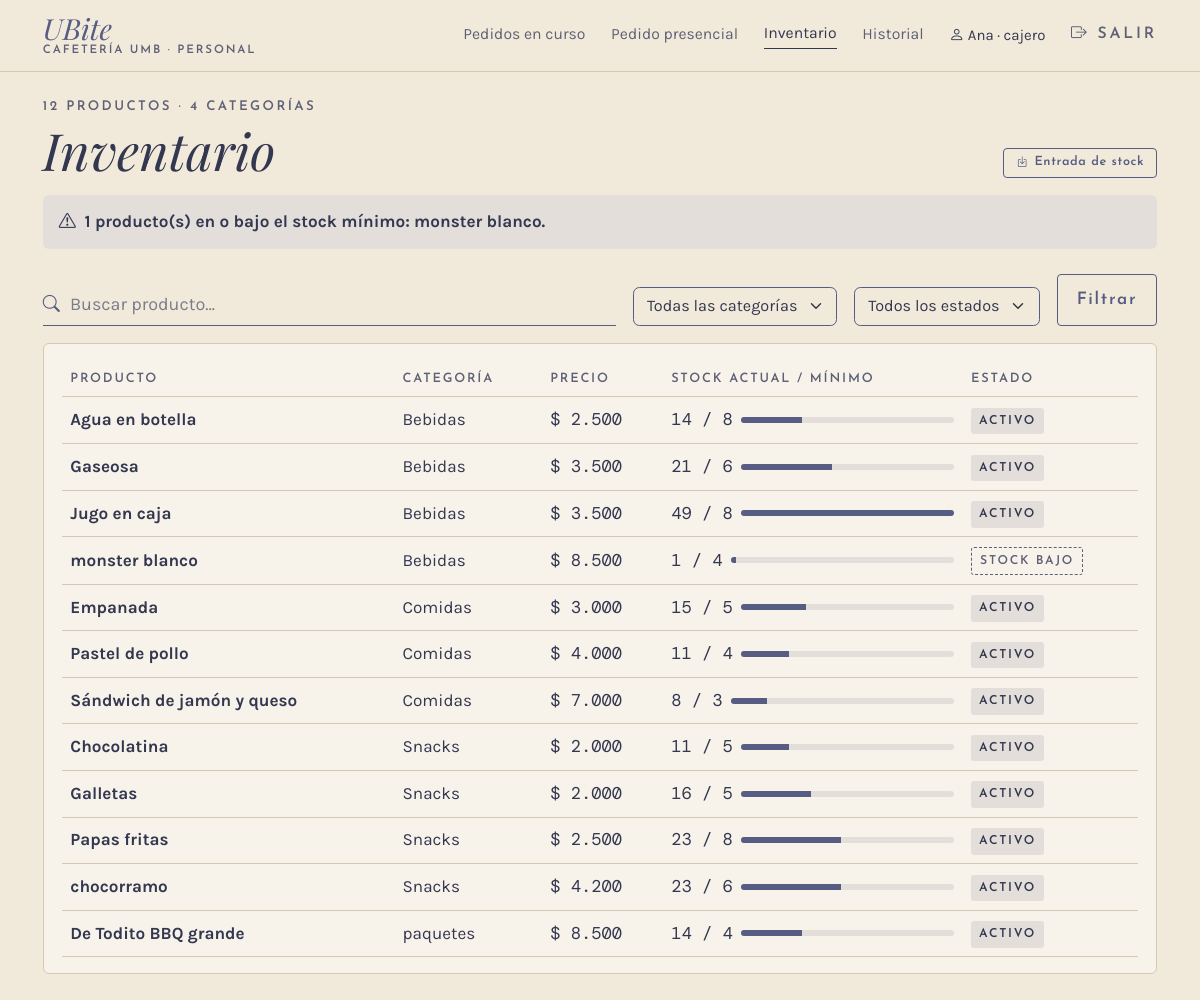
Page /inventario/ (signed in) on the earlier database version.
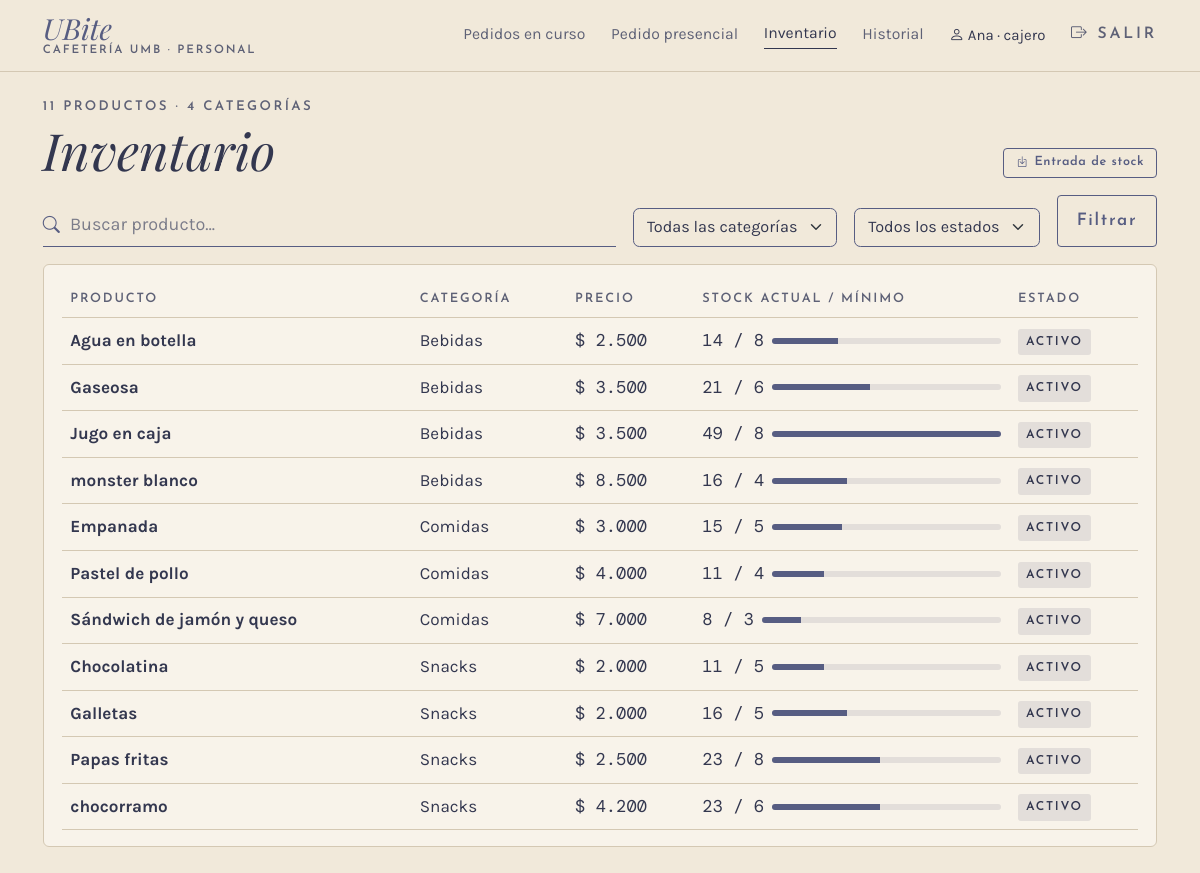
Same page on the later database version.
### app/models.py (models this page shows, shortened)
class Usuario(UserMixin, db.Model):
    __tablename__ = "usuario"
    __table_args__ = (
        db.CheckConstraint("rol IN ('cajero', 'administrador')", name="ck_usuario_rol"),
    )
    id_usuario = db.Column(db.Integer, primary_key=True, autoincrement=True)
    nombre = db.Column(db.Text, nullable=False)
    rol = db.Column(db.Text, nullable=False)
    username = db.Column(db.Text, nullable=False, unique=True)
    password_hash = db.Column(db.Text, nullable=False)
    activo = db.Column(db.Boolean, nullable=False, default=True)
    @property
    def is_active(self):
        return bool(self.activo)

class Producto(db.Model):
    __tablename__ = "producto"
    __table_args__ = (
        db.CheckConstraint("precio > 0", name="ck_producto_precio"),
        db.CheckConstraint("stock_actual >= 0", name="ck_producto_stock"),
        db.CheckConstraint("stock_minimo >= 0", name="ck_producto_minimo"),
    )
    id_producto = db.Column(db.Integer, primary_key=True, autoincrement=True)
    nombre = db.Column(db.Text, nullable=False)
    descripcion = db.Column(db.Text)
    precio = db.Column(db.Float, nullable=False)
    stock_actual = db.Column(db.Integer, nullable=False, default=0)
    stock_minimo = db.Column(db.Integer, nullable=False, default=0)
    activo = db.Column(db.Boolean, nullable=False, default=True)
    id_categoria = db.Column(db.Integer, db.ForeignKey("categoria.id_categoria"), nullable=False)
    categoria = db.relationship("Categoria", back_populates="productos")

class Categoria(db.Model):
    __tablename__ = "categoria"
    id_categoria = db.Column(db.Integer, primary_key=True, autoincrement=True)
    nombre = db.Column(db.Text, nullable=False, unique=True)
    productos = db.relationship("Producto", back_populates="categoria", lazy=True)

### app/routes/inventario.py (the view)
@bp.route("/")
@rol_requerido("cajero", "administrador")
def lista():
    filtros = {"buscar": request.args.get("buscar", "")[:60],
               "categoria": request.args.get("categoria", ""),
               "estado": request.args.get("estado", "")}
    todos = gestion.inventario()
    productos = gestion.inventario(**filtros) if any(filtros.values()) else todos
    bajos = [p for p in todos if p.activo and p.stock_actual <= p.stock_minimo]
    return render_template("inventario/lista.html", productos=productos, bajos=bajos, total=len(todos),
                           filtros=filtros, estado=gestion.estado_producto,
                           categorias=Categoria.query.order_by(Categoria.nombre).all(),
                           tope=max([p.stock_actual for p in todos] + [1]))

### app/__init__.py (called while the page is built)
def pesos(valor):
    return f"{valor:,.0f}".replace(",", ".")

@login_manager.user_loader
def cargar_usuario(id_usuario):
    from .models import Usuario
    u = db.session.get(Usuario, int(id_usuario))
    return u if u is not None and u.activo else None

### app/database.py (called while the page is built)
@event.listens_for(Engine, "begin")
def _iniciar(conexion):
    conexion.exec_driver_sql("BEGIN IMMEDIATE" if _escritura.get() else "BEGIN")

### app/gestion.py (called while the page is built)
def estado_producto(p):
    if not p.activo:
        return "inactivo"
    if p.stock_actual == 0:
        return "agotado"
    if p.stock_actual <= p.stock_minimo:
        return "stock bajo"
    return "activo"

def inventario(buscar="", categoria="", estado=""):
    productos = (Producto.query.join(Categoria)
                 .order_by(Categoria.nombre, Producto.nombre).all())
    buscar = buscar.strip().lower()
    if buscar:
        productos = [p for p in productos if buscar in p.nombre.lower()]
    if categoria:
        productos = [p for p in productos if p.categoria.nombre == categoria]
    if estado:
        productos = [p for p in productos if estado_producto(p) == estado]
    return productos

### app/routes/__init__.py (called while the page is built)
def rol_requerido(*roles):
    def decorador(vista):
        @wraps(vista)
        @login_required
        def envoltura(*args, **kwargs):
            if current_user.rol not in roles:
                abort(403)
            return vista(*args, **kwargs)
        return envoltura
    return decorador

def datos_menu():
    if not current_user.is_authenticated:
        return {}
    from flask import request
    admin = current_user.rol == "administrador"
    seccion = request.endpoint
    if seccion and seccion.startswith("inventario."):
        seccion = "inventario.lista"
    elif seccion in ("admin.usuario", "admin.nuevo_usuario", "admin.editar_usuario", "admin.eliminar_usuario"):
        seccion = "admin.usuarios"
    return {"es_admin": admin, "seccion": seccion,
            "menu_personal": MENU_ADMIN if admin else MENU_CAJERO,
            "menu_inferior": INFERIOR_ADMIN if admin else INFERIOR_CAJERO}

### app/routes/cliente.py (called while the page is built)
@bp.app_context_processor
def datos_carrito():
    carrito = session.get("carrito", {})
    return {"unidades_carrito": sum(carrito.values())}

### app/templates/inventario/lista.html (shortened to what this page needs)
{% extends "caja/_base.html" %}
{% macro chip(p) %}
{% set e = estado(p) %}
<span class="chip {{ 'chip-punteado' if e in ('stock bajo', 'agotado', 'inactivo') }}">{{ e }}</span>
{% endmacro %}
{% block panel %}
<div class="d-flex flex-wrap justify-content-between align-items-end gap-3 mb-3">
  <div>
    <p class="etiqueta mb-1">{{ total }} productos · {{ categorias|length }} categorías</p>
    <h1 class="titulo display-5 mb-0">Inventario</h1>
  </div>
  <div class="d-flex flex-wrap gap-2 acciones-modulo">
    <a class="btn btn-contorno" href="{{ url_for('inventario.entrada') }}"><i class="bi bi-box-arrow-in-down"></i> Entrada de stock</a>
  </div>
</div>
{% if bajos %}
<div class="aviso mb-4"><i class="bi bi-exclamation-triangle me-1"></i>
  {{ bajos|length }} producto(s) en o bajo el stock mínimo: {{ bajos|map(attribute="nombre")|join(", ") }}.
</div>
{% endif %}
<form method="get" class="d-flex flex-wrap gap-3 align-items-end mb-3" role="search">
  <div class="campo-icono flex-fill buscador"><i class="bi bi-search"></i>
    <input class="form-control linea-campo" name="buscar" value="{{ filtros.buscar }}" maxlength="60"
           placeholder="Buscar producto…" aria-label="Buscar producto">
  </div>
  <select class="form-select selector-categoria" name="categoria" aria-label="Categoría">
    <option value="">Todas las categorías</option>
  </select>
  <select class="form-select selector-categoria" name="estado" aria-label="Estado">
    <option value="">Todos los estados</option>
  </select>
  <button class="btn btn-contorno">Filtrar</button>
</form>
{% if not productos %}
<div class="aviso mb-4">No hay productos que coincidan con la búsqueda.</div>
{% else %}
<div class="tarjeta d-none d-md-block">
  <table class="table tabla-ubite align-middle mb-0">
    <thead><tr><th>Producto</th><th>Categoría</th><th>Precio</th><th>Stock actual / mínimo</th><th>Estado</th></tr></thead>
    <tbody>
    {% for p in productos %}
    <tr class="{{ 'text-body-secondary' if not p.activo }}">
      <td class="fw-bold">{{ p.nombre }}</td>
      <td class="suave">{{ p.categoria.nombre }}</td>
      <td class="mono">$ {{ p.precio|pesos }}</td>
      <td><div class="d-flex align-items-center gap-2">
        <span class="mono text-nowrap">{{ p.stock_actual }} / {{ p.stock_minimo }}</span>
        <div class="medidor flex-fill"><span style="width: {{ p.stock_actual / tope * 100 }}%"></span></div>
      </div></td>
      <td>{{ chip(p) }}</td>
    </tr>
    {% endfor %}
    </tbody>
  </table>
</div>
{% endif %}
{% endblock %}

### app/templates/caja/_base.html (shortened to what this page needs)
{% extends "base.html" %}
{% block clase_main %}{{ 'con-lateral' if es_admin }} container-xl py-4 con-barra-inferior{% endblock %}
{% block encabezado %}
<header class="barra {{ 'd-lg-none' if es_admin }}">
  <div class="container-xl d-flex justify-content-between align-items-center">
    <a class="marca {% if titulo_barra %}d-none d-lg-inline-block{% endif %}" href="{{ url_for(menu_personal[0][0]) }}">
      <span class="nombre">UBite</span><span class="sub">Cafetería UMB · Personal</span>
    </a>
    {% if not es_admin %}
    <nav class="nav-personal d-none d-lg-flex gap-4 align-items-center">
      {% for ruta, texto, _ in menu_personal %}
      <a href="{{ url_for(ruta) }}" class="{{ 'activo' if seccion == ruta }}">{{ texto }}</a>
      {% endfor %}
      <span class="small"><i class="bi bi-person"></i> {{ current_user.nombre.split(' ')[0] }} · {{ current_user.rol }}</span>
      <a href="{{ url_for('auth.salir') }}" class="etiqueta"><i class="bi bi-box-arrow-right"></i> Salir</a>
    </nav>
    {% endif %}
  </div>
</header>
{% endblock %}
{% block contenido %}
{% block panel %}{% endblock %}
{% endblock %}

### app/templates/base.html (shortened to what this page needs)
<!DOCTYPE html>
<html lang="es">
<head>
  <link href="{{ url_for('static', filename='vendor/fuentes/fuentes.css') }}" rel="stylesheet">
  <link href="{{ url_for('static', filename='vendor/bootstrap/bootstrap.min.css') }}" rel="stylesheet">
  <link href="{{ url_for('static', filename='vendor/bootstrap-icons/bootstrap-icons.min.css') }}" rel="stylesheet">
  <link href="{{ url_for('static', filename='css/ubite.css') }}" rel="stylesheet">
</head>
<body>
  {% block encabezado %}{% endblock %}
  <main class="{% block clase_main %}container contenedor-movil py-4{% endblock %}">
    {% block contenido %}{% endblock %}
  </main>
</body>
</html>

### app/static/css/ubite.css (style rules this page uses)
:root { --papel: #F1E9DA; --papel-claro: #F8F3EA; --lavado: #E3DEDA; --linea: #D4C8B3; --tinta: #575D82; --tinta-oscura: #33374F; --tinta-suave: #5E6176; --alerta: #8A3B2E; --f-titulo: "Playfair Display", Georgia, serif; --f-etiqueta: "Josefin Sans", Arial, sans-serif; --f-texto: "Karla", Arial, sans-serif; --f-mono: "DM Mono", "Courier New", monospace; --bs-body-bg: var(--papel); --bs-body-color: var(--tinta-oscura); --bs-body-font-family: var(--f-texto); --bs-border-color: var(--linea); --bs-link-color-rgb: 51, 55, 79; --bs-link-hover-color-rgb: 87, 93, 130; }
html { background: var(--papel); font-size: clamp(16px, 0.55vw + 10.5px, 20px); }
body { min-height: 100vh; background: var(--papel); color: var(--tinta-oscura); font-family: var(--f-texto); }
.titulo { font-family: var(--f-titulo); font-style: italic; font-weight: 400; color: var(--tinta-oscura); line-height: 1.1; }
.etiqueta { font-family: var(--f-etiqueta); font-weight: 600; font-size: .78rem; letter-spacing: .18em; text-transform: uppercase; color: var(--tinta-suave); }
.mono { font-family: var(--f-mono); }
.suave { color: var(--tinta-suave); }
.barra { border-bottom: 1px solid var(--linea); padding: 14px 0; background: var(--papel); }
.marca { text-decoration: none; display: inline-block; line-height: 1; }
.marca .nombre { font-family: var(--f-titulo); font-style: italic; font-size: 1.7rem; color: var(--tinta); }
.marca .sub { display: block; margin-top: 2px; font-family: var(--f-etiqueta); font-weight: 600; font-size: .68rem; letter-spacing: .16em; text-transform: uppercase; color: var(--tinta-suave); }
.nav-personal a { font-size: .92rem; color: var(--tinta-suave); text-decoration: none; padding-bottom: 2px; }
.nav-personal a.activo, .nav-personal a:hover { color: var(--tinta-oscura); border-bottom: 1px solid var(--tinta-oscura); }
.btn { font-family: var(--f-etiqueta); font-weight: 600; letter-spacing: .1em; border-radius: 4px; padding: .7rem 1.1rem; }
.btn-contorno { background: transparent; border: 1px solid var(--tinta); color: var(--tinta); }
.acciones-modulo .btn { display: inline-flex; align-items: center; gap: .35rem; font-size: .74rem; letter-spacing: .05em; line-height: 1.2; padding: .38rem .7rem; }
.acciones-modulo .btn i { font-size: .9em; }
.form-control.linea-campo { background: transparent; border: 0; border-bottom: 1px solid var(--tinta); border-radius: 0; padding-left: 0; font-size: 1.05rem; color: var(--tinta-oscura); }
.campo-icono { display: flex; align-items: center; gap: 10px; border-bottom: 1px solid var(--tinta); }
.campo-icono i { color: var(--tinta); }
.campo-icono .linea-campo { border-bottom: 0; }
.form-control::placeholder { color: var(--tinta-suave); opacity: .8; }
.selector-categoria { width: auto; background-color: transparent; border-color: var(--tinta); color: var(--tinta-oscura); font-size: .95rem; }
.buscador { min-width: 14rem; }
.tarjeta { display: block; background: var(--papel-claro); border: 1px solid var(--linea); border-radius: 6px; padding: 16px 18px; }
.chip { display: inline-block; font-family: var(--f-etiqueta); font-weight: 600; font-size: .72rem; letter-spacing: .14em; text-transform: uppercase; background: var(--lavado); color: var(--tinta-oscura); padding: 4px 8px; border-radius: 3px; }
.tabla-ubite { --bs-table-bg: transparent; --bs-table-color: var(--tinta-oscura); }
.tabla-ubite th { font-family: var(--f-etiqueta); font-size: .75rem; letter-spacing: .14em; text-transform: uppercase; color: var(--tinta-suave); font-weight: 600; }
.medidor { height: 6px; background: var(--lavado); border-radius: 3px; overflow: hidden; min-width: 4rem; }
.medidor span { display: block; height: 100%; background: var(--tinta); }
.chip { white-space: nowrap; }

Differences in the rows shown:
removed Producto: nombre "De Todito BBQ grande", categoria.nombre "paquetes", precio|pesos "8.500", stock_actual "14", stock_minimo "4", e "ACTIVO"
changed Producto "monster blanco": stock_actual "1" → "16"; e "STOCK BAJO" → "ACTIVO"
Other differences:
{{ total }}: "12" → "11"
{{ bajos|length }}: "1" → (not shown)
{{ bajos|map(attribute="nombre")|join(", ") }}: "monster blanco" → (not shown)
text no longer shown: "producto(s) en o bajo el stock mínimo: ."
